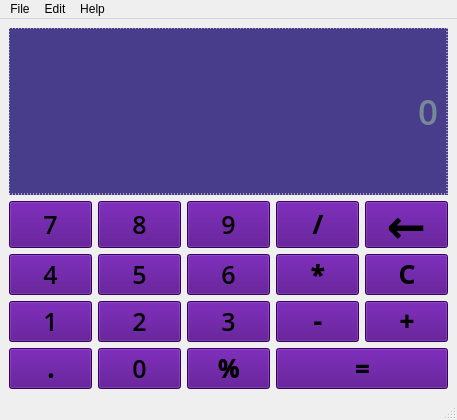
<?xml version="1.0" encoding="UTF-8"?>
<ui version="4.0">
 <class>Calculator</class>
 <widget class="QMainWindow" name="Calculator">
  <property name="geometry">
   <rect>
    <x>0</x>
    <y>0</y>
    <width>457</width>
    <height>420</height>
   </rect>
  </property>
  <property name="windowTitle">
   <string>Calculator</string>
  </property>
  <widget class="QWidget" name="centralwidget">
   <layout class="QGridLayout" name="gridLayout">
    <item row="1" column="2">
     <widget class="QPushButton" name="num9">
      <property name="sizePolicy">
       <sizepolicy hsizetype="Preferred" vsizetype="Preferred">
        <horstretch>0</horstretch>
        <verstretch>0</verstretch>
       </sizepolicy>
      </property>
      <property name="font">
       <font>
        <family>Open Sans SemiBold</family>
        <pointsize>19</pointsize>
       </font>
      </property>
      <property name="styleSheet">
       <string notr="true">QPushButton {
	background-color: #4B0082;
	boder: 1px solid black;
	padding: 2px;
}
QPushButton : pressed {
	background-color: #708090;
	boder: 2px solid black;
	padding: 4px;
}</string>
      </property>
      <property name="text">
       <string>9</string>
      </property>
     </widget>
    </item>
    <item row="2" column="3">
     <widget class="QPushButton" name="multiple">
      <property name="sizePolicy">
       <sizepolicy hsizetype="Preferred" vsizetype="Preferred">
        <horstretch>0</horstretch>
        <verstretch>0</verstretch>
       </sizepolicy>
      </property>
      <property name="font">
       <font>
        <family>Open Sans SemiBold</family>
        <pointsize>19</pointsize>
        <weight>75</weight>
        <bold>true</bold>
       </font>
      </property>
      <property name="styleSheet">
       <string notr="true">QPushButton {
	background-color: #4B0082;
	boder: 1px solid black;
	padding: 2px;
}
QPushButton : pressed {
	background-color: #708090;
	boder: 2px solid black;
	padding: 4px;
}</string>
      </property>
      <property name="text">
       <string>*</string>
      </property>
     </widget>
    </item>
    <item row="7" column="3" colspan="2">
     <widget class="QPushButton" name="equal">
      <property name="sizePolicy">
       <sizepolicy hsizetype="Preferred" vsizetype="Preferred">
        <horstretch>0</horstretch>
        <verstretch>0</verstretch>
       </sizepolicy>
      </property>
      <property name="font">
       <font>
        <family>Open Sans SemiBold</family>
        <pointsize>19</pointsize>
        <weight>75</weight>
        <bold>true</bold>
       </font>
      </property>
      <property name="styleSheet">
       <string notr="true">QPushButton {
	background-color: #4B0082;
	boder: 1px solid black;
	padding: 2px;
}
QPushButton : pressed {
	background-color: #708090;
	boder: 2px solid black;
	padding: 4px;
}</string>
      </property>
      <property name="text">
       <string>=</string>
      </property>
     </widget>
    </item>
    <item row="4" column="2">
     <widget class="QPushButton" name="num3">
      <property name="sizePolicy">
       <sizepolicy hsizetype="Preferred" vsizetype="Preferred">
        <horstretch>0</horstretch>
        <verstretch>0</verstretch>
       </sizepolicy>
      </property>
      <property name="font">
       <font>
        <family>Open Sans SemiBold</family>
        <pointsize>19</pointsize>
       </font>
      </property>
      <property name="styleSheet">
       <string notr="true">QPushButton {
	background-color: #4B0082;
	boder: 1px solid black;
	padding: 2px;
}
QPushButton : pressed {
	background-color: #708090;
	boder: 2px solid black;
	padding: 4px;
}</string>
      </property>
      <property name="text">
       <string>3</string>
      </property>
     </widget>
    </item>
    <item row="2" column="4">
     <widget class="QPushButton" name="clear">
      <property name="sizePolicy">
       <sizepolicy hsizetype="Preferred" vsizetype="Preferred">
        <horstretch>0</horstretch>
        <verstretch>0</verstretch>
       </sizepolicy>
      </property>
      <property name="font">
       <font>
        <family>Open Sans SemiBold</family>
        <pointsize>19</pointsize>
        <weight>75</weight>
        <bold>true</bold>
       </font>
      </property>
      <property name="styleSheet">
       <string notr="true">QPushButton {
	background-color: #4B0082;
	boder: 1px solid black;
	padding: 2px;
}
QPushButton : pressed {
	background-color: #708090;
	boder: 2px solid black;
	padding: 4px;
}</string>
      </property>
      <property name="text">
       <string>C</string>
      </property>
     </widget>
    </item>
    <item row="1" column="0">
     <widget class="QPushButton" name="num7">
      <property name="sizePolicy">
       <sizepolicy hsizetype="Preferred" vsizetype="Preferred">
        <horstretch>0</horstretch>
        <verstretch>0</verstretch>
       </sizepolicy>
      </property>
      <property name="font">
       <font>
        <family>Open Sans SemiBold</family>
        <pointsize>19</pointsize>
       </font>
      </property>
      <property name="styleSheet">
       <string notr="true">QPushButton {
	background-color: #4B0082;
	boder: 1px solid black;
	padding: 2px;
}
QPushButton : pressed {
	background-color: #708090;
	boder: 2px solid black;
	padding: 4px;
}</string>
      </property>
      <property name="text">
       <string>7</string>
      </property>
     </widget>
    </item>
    <item row="1" column="4">
     <widget class="QPushButton" name="back">
      <property name="sizePolicy">
       <sizepolicy hsizetype="Preferred" vsizetype="Preferred">
        <horstretch>0</horstretch>
        <verstretch>0</verstretch>
       </sizepolicy>
      </property>
      <property name="font">
       <font>
        <family>Open Sans SemiBold</family>
        <pointsize>35</pointsize>
        <weight>75</weight>
        <bold>true</bold>
       </font>
      </property>
      <property name="styleSheet">
       <string notr="true">QPushButton {
	background-color: #4B0082;
	boder: 1px solid black;
	padding: -10px;
}
QPushButton : pressed {
	background-color: #708090;
	boder: 2px solid black;
	padding: -10px;
}</string>
      </property>
      <property name="text">
       <string>←</string>
      </property>
     </widget>
    </item>
    <item row="1" column="1">
     <widget class="QPushButton" name="num8">
      <property name="sizePolicy">
       <sizepolicy hsizetype="Preferred" vsizetype="Preferred">
        <horstretch>0</horstretch>
        <verstretch>0</verstretch>
       </sizepolicy>
      </property>
      <property name="font">
       <font>
        <family>Open Sans SemiBold</family>
        <pointsize>19</pointsize>
       </font>
      </property>
      <property name="styleSheet">
       <string notr="true">QPushButton {
	background-color: #4B0082;
	boder: 1px solid black;
	padding: 2px;
}
QPushButton : pressed {
	background-color: #708090;
	boder: 2px solid black;
	padding: 4px;
}</string>
      </property>
      <property name="text">
       <string>8</string>
      </property>
     </widget>
    </item>
    <item row="4" column="1">
     <widget class="QPushButton" name="num2">
      <property name="sizePolicy">
       <sizepolicy hsizetype="Preferred" vsizetype="Preferred">
        <horstretch>0</horstretch>
        <verstretch>0</verstretch>
       </sizepolicy>
      </property>
      <property name="font">
       <font>
        <family>Open Sans SemiBold</family>
        <pointsize>19</pointsize>
       </font>
      </property>
      <property name="styleSheet">
       <string notr="true">QPushButton {
	background-color: #4B0082;
	boder: 1px solid black;
	padding: 2px;
}
QPushButton : pressed {
	background-color: #708090;
	boder: 2px solid black;
	padding: 4px;
}</string>
      </property>
      <property name="text">
       <string>2</string>
      </property>
     </widget>
    </item>
    <item row="7" column="2">
     <widget class="QPushButton" name="percent">
      <property name="sizePolicy">
       <sizepolicy hsizetype="Preferred" vsizetype="Preferred">
        <horstretch>0</horstretch>
        <verstretch>0</verstretch>
       </sizepolicy>
      </property>
      <property name="font">
       <font>
        <family>Open Sans SemiBold</family>
        <pointsize>19</pointsize>
        <weight>75</weight>
        <bold>true</bold>
       </font>
      </property>
      <property name="styleSheet">
       <string notr="true">QPushButton {
	background-color: #4B0082;
	boder: 1px solid black;
	padding: 2px;
}
QPushButton : pressed {
	background-color: #708090;
	boder: 2px solid black;
	padding: 4px;
}</string>
      </property>
      <property name="text">
       <string>%</string>
      </property>
     </widget>
    </item>
    <item row="4" column="0">
     <widget class="QPushButton" name="num1">
      <property name="sizePolicy">
       <sizepolicy hsizetype="Preferred" vsizetype="Preferred">
        <horstretch>0</horstretch>
        <verstretch>0</verstretch>
       </sizepolicy>
      </property>
      <property name="font">
       <font>
        <family>Open Sans SemiBold</family>
        <pointsize>19</pointsize>
       </font>
      </property>
      <property name="styleSheet">
       <string notr="true">QPushButton {
	background-color: #4B0082;
	boder: 1px solid black;
	padding: 2px;
}
QPushButton : pressed {
	background-color: #708090;
	boder: 2px solid black;
	padding: 4px;
}</string>
      </property>
      <property name="text">
       <string>1</string>
      </property>
     </widget>
    </item>
    <item row="2" column="0">
     <widget class="QPushButton" name="num4">
      <property name="sizePolicy">
       <sizepolicy hsizetype="Preferred" vsizetype="Preferred">
        <horstretch>0</horstretch>
        <verstretch>0</verstretch>
       </sizepolicy>
      </property>
      <property name="font">
       <font>
        <family>Open Sans SemiBold</family>
        <pointsize>19</pointsize>
       </font>
      </property>
      <property name="styleSheet">
       <string notr="true">QPushButton {
	background-color: #4B0082;
	boder: 1px solid black;
	padding: 2px;
}
QPushButton : pressed {
	background-color: #708090;
	boder: 2px solid black;
	padding: 4px;
}</string>
      </property>
      <property name="text">
       <string>4</string>
      </property>
     </widget>
    </item>
    <item row="2" column="2">
     <widget class="QPushButton" name="num6">
      <property name="sizePolicy">
       <sizepolicy hsizetype="Preferred" vsizetype="Preferred">
        <horstretch>0</horstretch>
        <verstretch>0</verstretch>
       </sizepolicy>
      </property>
      <property name="font">
       <font>
        <family>Open Sans SemiBold</family>
        <pointsize>19</pointsize>
       </font>
      </property>
      <property name="styleSheet">
       <string notr="true">QPushButton {
	background-color: #4B0082;
	boder: 1px solid black;
	padding: 2px;
}
QPushButton : pressed {
	background-color: #708090;
	boder: 2px solid black;
	padding: 4px;
}</string>
      </property>
      <property name="text">
       <string>6</string>
      </property>
     </widget>
    </item>
    <item row="1" column="3">
     <widget class="QPushButton" name="divide">
      <property name="sizePolicy">
       <sizepolicy hsizetype="Preferred" vsizetype="Preferred">
        <horstretch>0</horstretch>
        <verstretch>0</verstretch>
       </sizepolicy>
      </property>
      <property name="font">
       <font>
        <family>Open Sans SemiBold</family>
        <pointsize>19</pointsize>
        <weight>75</weight>
        <bold>true</bold>
       </font>
      </property>
      <property name="styleSheet">
       <string notr="true">QPushButton {
	background-color: #4B0082;
	boder: 1px solid black;
	padding: 2px;
}
QPushButton : pressed {
	background-color: #708090;
	boder: 2px solid black;
	padding: 4px;
}</string>
      </property>
      <property name="text">
       <string>/</string>
      </property>
     </widget>
    </item>
    <item row="2" column="1">
     <widget class="QPushButton" name="num5">
      <property name="sizePolicy">
       <sizepolicy hsizetype="Preferred" vsizetype="Preferred">
        <horstretch>0</horstretch>
        <verstretch>0</verstretch>
       </sizepolicy>
      </property>
      <property name="font">
       <font>
        <family>Open Sans SemiBold</family>
        <pointsize>19</pointsize>
       </font>
      </property>
      <property name="styleSheet">
       <string notr="true">QPushButton {
	background-color: #4B0082;
	boder: 1px solid black;
	padding: 2px;
}
QPushButton : pressed {
	background-color: #708090;
	boder: 2px solid black;
	padding: 4px;
}</string>
      </property>
      <property name="text">
       <string>5</string>
      </property>
     </widget>
    </item>
    <item row="7" column="1">
     <widget class="QPushButton" name="num0">
      <property name="sizePolicy">
       <sizepolicy hsizetype="Preferred" vsizetype="Preferred">
        <horstretch>0</horstretch>
        <verstretch>0</verstretch>
       </sizepolicy>
      </property>
      <property name="font">
       <font>
        <family>Open Sans SemiBold</family>
        <pointsize>19</pointsize>
       </font>
      </property>
      <property name="styleSheet">
       <string notr="true">QPushButton {
	background-color: #4B0082;
	boder: 1px solid black;
	padding: 2px;
}
QPushButton : pressed {
	background-color: #708090;
	boder: 2px solid black;
	padding: 4px;
}</string>
      </property>
      <property name="text">
       <string>0</string>
      </property>
     </widget>
    </item>
    <item row="0" column="0" colspan="5">
     <widget class="QLineEdit" name="Display">
      <property name="sizePolicy">
       <sizepolicy hsizetype="Preferred" vsizetype="Expanding">
        <horstretch>0</horstretch>
        <verstretch>0</verstretch>
       </sizepolicy>
      </property>
      <property name="font">
       <font>
        <family>Open Sans SemiBold</family>
        <pointsize>26</pointsize>
       </font>
      </property>
      <property name="styleSheet">
       <string notr="true">QLineEdit {
	background-color: #483D8B;
	border: 1px dashed white;
	padding: 5px;
	color: #778899;
}	</string>
      </property>
      <property name="text">
       <string>0</string>
      </property>
      <property name="alignment">
       <set>Qt::AlignRight|Qt::AlignTrailing|Qt::AlignVCenter</set>
      </property>
      <property name="readOnly">
       <bool>true</bool>
      </property>
     </widget>
    </item>
    <item row="7" column="0">
     <widget class="QPushButton" name="dot">
      <property name="sizePolicy">
       <sizepolicy hsizetype="Preferred" vsizetype="Preferred">
        <horstretch>0</horstretch>
        <verstretch>0</verstretch>
       </sizepolicy>
      </property>
      <property name="font">
       <font>
        <family>Open Sans SemiBold</family>
        <pointsize>19</pointsize>
        <weight>75</weight>
        <bold>true</bold>
       </font>
      </property>
      <property name="styleSheet">
       <string notr="true">QPushButton {
	background-color: #4B0082;
	boder: 1px solid black;
	padding: 2px;
}
QPushButton : pressed {
	background-color: #708090;
	boder: 2px solid black;
	padding: 4px;
}</string>
      </property>
      <property name="text">
       <string>.</string>
      </property>
     </widget>
    </item>
    <item row="4" column="3">
     <widget class="QPushButton" name="minus">
      <property name="sizePolicy">
       <sizepolicy hsizetype="Preferred" vsizetype="Preferred">
        <horstretch>0</horstretch>
        <verstretch>0</verstretch>
       </sizepolicy>
      </property>
      <property name="font">
       <font>
        <family>Open Sans SemiBold</family>
        <pointsize>19</pointsize>
        <weight>75</weight>
        <bold>true</bold>
       </font>
      </property>
      <property name="styleSheet">
       <string notr="true">QPushButton {
	background-color: #4B0082;
	boder: 1px solid black;
	padding: 2px;
}
QPushButton : pressed {
	background-color: #708090;
	boder: 2px solid black;
	padding: 4px;
}</string>
      </property>
      <property name="text">
       <string>-</string>
      </property>
     </widget>
    </item>
    <item row="4" column="4">
     <widget class="QPushButton" name="plus">
      <property name="sizePolicy">
       <sizepolicy hsizetype="Preferred" vsizetype="Preferred">
        <horstretch>0</horstretch>
        <verstretch>0</verstretch>
       </sizepolicy>
      </property>
      <property name="font">
       <font>
        <family>Open Sans SemiBold</family>
        <pointsize>19</pointsize>
        <weight>75</weight>
        <bold>true</bold>
       </font>
      </property>
      <property name="styleSheet">
       <string notr="true">QPushButton {
	background-color: #4B0082;
	boder: 1px solid black;
	padding: 2px;
}
QPushButton : pressed {
	background-color: #708090;
	boder: 2px solid black;
	padding: 4px;
}</string>
      </property>
      <property name="text">
       <string>+</string>
      </property>
     </widget>
    </item>
   </layout>
  </widget>
  <widget class="QStatusBar" name="statusbar"/>
  <widget class="QMenuBar" name="menubar">
   <property name="geometry">
    <rect>
     <x>0</x>
     <y>0</y>
     <width>457</width>
     <height>22</height>
    </rect>
   </property>
   <widget class="QMenu" name="menuFile">
    <property name="title">
     <string>File</string>
    </property>
    <addaction name="save"/>
    <addaction name="quit"/>
   </widget>
   <widget class="QMenu" name="menuEdit">
    <property name="title">
     <string>Edit</string>
    </property>
    <addaction name="copy"/>
    <addaction name="cut"/>
    <addaction name="paste"/>
   </widget>
   <widget class="QMenu" name="menuHelp">
    <property name="title">
     <string>Help</string>
    </property>
    <addaction name="about"/>
   </widget>
   <addaction name="menuFile"/>
   <addaction name="menuEdit"/>
   <addaction name="menuHelp"/>
  </widget>
  <action name="quit">
   <property name="text">
    <string>Quit</string>
   </property>
  </action>
  <action name="copy">
   <property name="text">
    <string>Copy</string>
   </property>
  </action>
  <action name="cut">
   <property name="text">
    <string>Cut</string>
   </property>
  </action>
  <action name="about">
   <property name="text">
    <string>About</string>
   </property>
  </action>
  <action name="save">
   <property name="text">
    <string>Save history</string>
   </property>
  </action>
  <action name="paste">
   <property name="text">
    <string>paste</string>
   </property>
  </action>
 </widget>
 <resources/>
 <connections/>
</ui>
